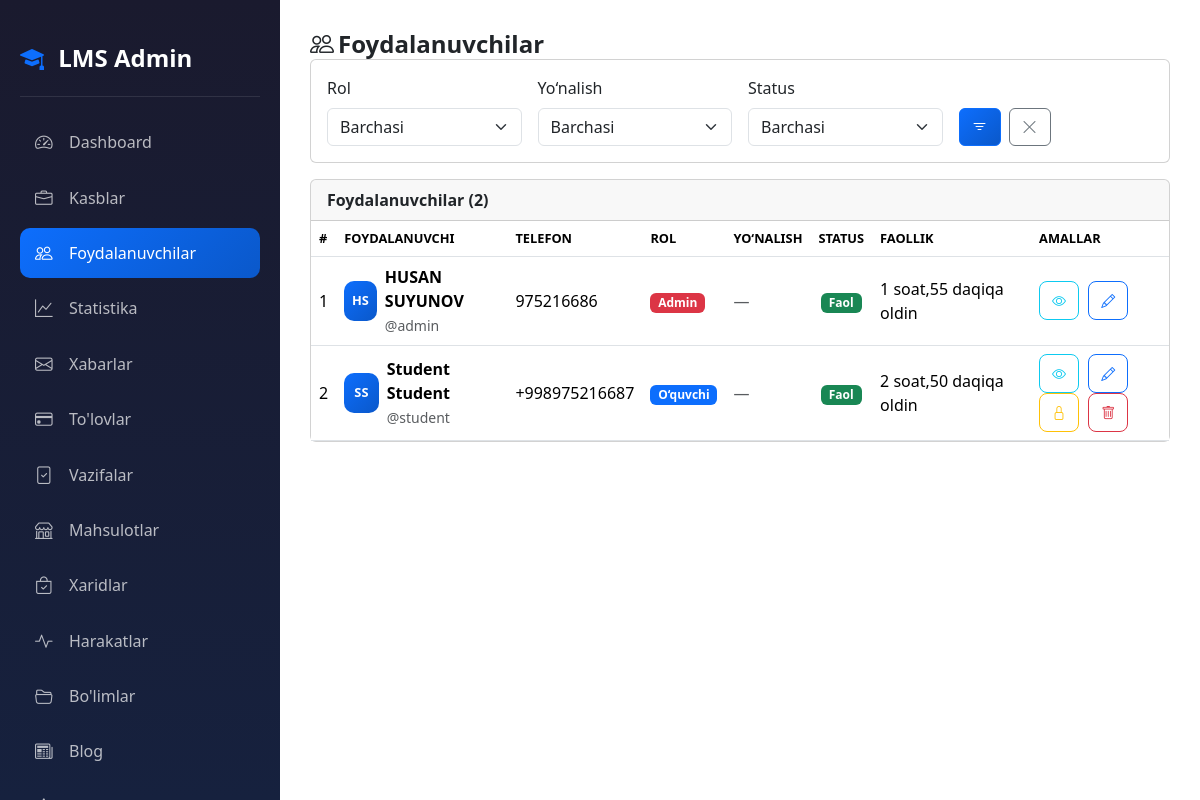
The page /dashboard/users/ (signed in) on the database as committed earlier.
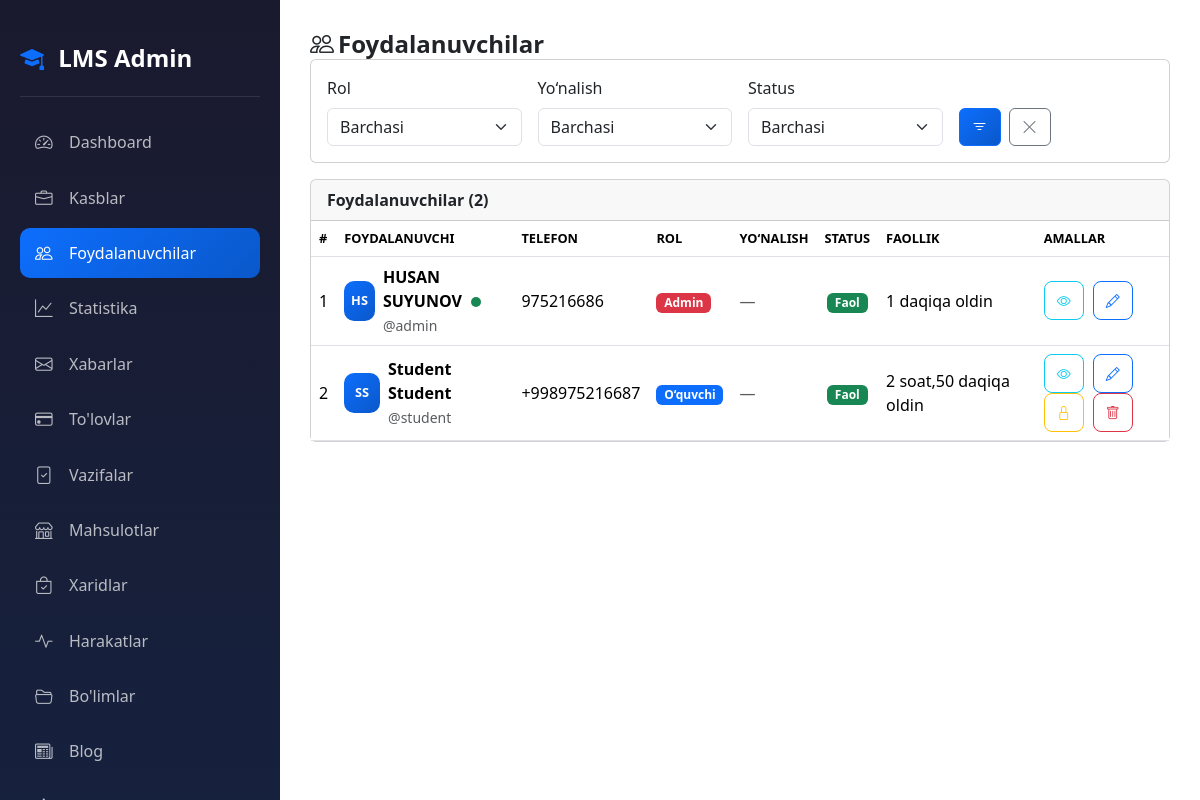
The same page on the database as committed later.
### accounts/models.py (models this page shows, shortened)
class CustomUser(AbstractUser):
    ROLE_CHOICES = (
        ('admin', 'Admin'),
        ('teacher', "O'qituvchi"),
        ('student', "O'quvchi"),
    )
    first_name = models.CharField(max_length=100, verbose_name="Ism")
    last_name = models.CharField(max_length=100, verbose_name="Familiya")
    phone = models.CharField(max_length=20, unique=True, verbose_name="Telefon raqam")
    role = models.CharField(
        max_length=20,
        choices=ROLE_CHOICES,
        default='student',
        verbose_name="Rol"
    )
    photo = models.ImageField(
        upload_to='profiles/',
        blank=True,
        null=True,
        verbose_name="Profil rasmi"
    )
    profession = models.ForeignKey(
        'Profession',
        on_delete=models.SET_NULL,
        null=True,
        blank=True,
        related_name='students',
        verbose_name="Yo'nalish"
    )
    is_blocked = models.BooleanField(default=False, verbose_name="Bloklangan")
    last_activity = models.DateTimeField(null=True, blank=True, verbose_name="Oxirgi faollik")
    bio = models.TextField(blank=True, null=True, verbose_name="O'zi haqida")
    coins = models.IntegerField(default=0, verbose_name="Coinlar")
    total_online_time = models.IntegerField(default=0, verbose_name="Jami online vaqt (daqiqa)")
    address = models.CharField(max_length=300, blank=True, null=True, verbose_name="Yashash manzili")
    birth_date = models.DateField(null=True, blank=True, verbose_name="Tug'ilgan kuni")
    id_card = models.FileField(
        upload_to='documents/id_cards/',
        blank=True,
        null=True,
        verbose_name="ID karta / Pasport"
    )
    birth_certificate = models.FileField(
        upload_to='documents/birth_certificates/',
        blank=True,
        null=True,
        verbose_name="Tug'ilganlik haqida guvohnoma"
    )
    @property
    def is_admin(self):
        return self.role == 'admin'
    @property
    def is_online(self):
        if not self.last_activity:
            return False
        return (timezone.now() - self.last_activity).total_seconds() < 300
    @property
    def full_name(self):
        return f"{self.first_name} {self.last_name}".strip()
    def get_initials(self):
        first = self.first_name[0] if self.first_name else ''
        last = self.last_name[0] if self.last_name else ''
        return f"{first}{last}".upper()
    class Meta:
        verbose_name = "Foydalanuvchi"
        verbose_name_plural = "Foydalanuvchilar"

### accounts/views.py (the view)
# urls.py: path('dashboard/users/', views.admin_users, name='admin_users'),
@login_required
def admin_users(request):
    if not request.user.is_admin:
        return redirect('home')
    role_filter = request.GET.get('role', '')
    profession_filter = request.GET.get('profession', '')
    status_filter = request.GET.get('status', '')
    users = CustomUser.objects.all()
    if role_filter:
        users = users.filter(role=role_filter)
    if profession_filter:
        users = users.filter(profession_id=profession_filter)
    if status_filter == 'blocked':
        users = users.filter(is_blocked=True)
    elif status_filter == 'active':
        users = users.filter(is_blocked=False)
    professions = Profession.objects.all()
    return render(request, 'accounts/admin/users.html', {
        'users': users,
        'professions': professions,
        'role_filter': role_filter,
        'profession_filter': profession_filter,
        'status_filter': status_filter,
    })

### accounts/management/commands/check_birthdays.py (called while the page is built, shortened)
    def handle(self, *args, **kwargs):
        today = timezone.now().date()
        users = CustomUser.objects.filter(birth_date__day=today.day, birth_date__month=today.month)
        if not users.exists():
            self.stdout.write(self.style.SUCCESS('No birthdays today.'))
            return

### accounts/templates/accounts/admin/users.html (shortened to what the changed rows need)
{% extends 'accounts/admin/base_admin.html' %}
{% block admin_content %}
<div class="admin-ios">
<h1 class="page-title">
    <i class="bi bi-people me-1"></i>Foydalanuvchilar
</h1>
<div class="card">
    <div class="card-body p-0">
    {% if users %}
    <div class="table-responsive">
        <table class="table mb-0">
            <thead>
                <tr>
                    <th>#</th>
                    <th>Foydalanuvchi</th>
                    <th>Telefon</th>
                    <th>Rol</th>
                    <th>Yo‘nalish</th>
                    <th class="text-center">Status</th>
                    <th>Faollik</th>
                    <th>Amallar</th>
                </tr>
            </thead>
            <tbody>
            {% for u in users %}
            <tr>
                <td data-label="#"> {{ forloop.counter }} </td>
                <td data-label="Foydalanuvchi">
                    <div class="d-flex align-items-center gap-2">
                        {% if u.photo %}
                        <img src="{{ u.photo.url }}" class="user-avatar-sm">
                        {% else %}
                        <div class="user-avatar-placeholder">{{ u.get_initials }}</div>
                        {% endif %}
                        <div>
                            <strong>{{ u.full_name }}</strong>
                            {% if u.is_online %}<span class="online-badge"></span>{% endif %}
                            <br><small class="text-muted">@{{ u.username }}</small>
                        </div>
                    </div>
                </td>
                <td data-label="Telefon">{{ u.phone }}</td>
                <td data-label="Rol">
                    <span class="badge
                        {% if u.role == 'admin' %}bg-danger
                        {% elif u.role == 'teacher' %}bg-success
                        {% else %}bg-primary{% endif %}">
                        {% if u.role == 'admin' %}Admin{% elif u.role == 'teacher' %}O‘qituvchi{% else %}O‘quvchi{% endif %}
                    </span>
                </td>
                <td data-label="Yo‘nalish">
                    {% if u.profession %}{{ u.profession.name }}{% else %}<span class="text-muted">—</span>{% endif %}
                </td>
                <td data-label="Status" class="text-center">
                    {% if u.is_blocked %}
                    <span class="badge bg-danger">Bloklangan</span>
                    {% else %}
                    <span class="badge bg-success">Faol</span>
                    {% endif %}
                </td>
                <td data-label="Faollik">
                    {% if u.last_activity %}
                        {{ u.last_activity|timesince }} oldin
                    {% else %}
                        <span class="text-muted">—</span>
                    {% endif %}
                </td>
                <td data-label="Amallar" class="action-btns">
                    <a href="{% url 'admin_user_view' u.pk %}" class="btn btn-sm btn-outline-info">
                        <i class="bi bi-eye"></i>
                    </a>
                    <a href="{% url 'admin_user_edit' u.pk %}" class="btn btn-sm btn-outline-primary">
                        <i class="bi bi-pencil"></i>
                    </a>
                </td>
            </tr>
            {% endfor %}
            </tbody>
        </table>
    </div>
    {% else %}
    <div class="text-center py-5 text-muted">
        <i class="bi bi-people" style="font-size:2.5rem;"></i>
        <p class="mt-2 mb-0">Foydalanuvchilar topilmadi</p>
    </div>
    {% endif %}
    </div>
</div>
</div>
{% endblock %}

Rows that differ between the two databases and show on the page:
changed CustomUser "HUSAN SUYUNOV": last_activity "1 soat,55 daqiqa" → "1 daqiqa"
